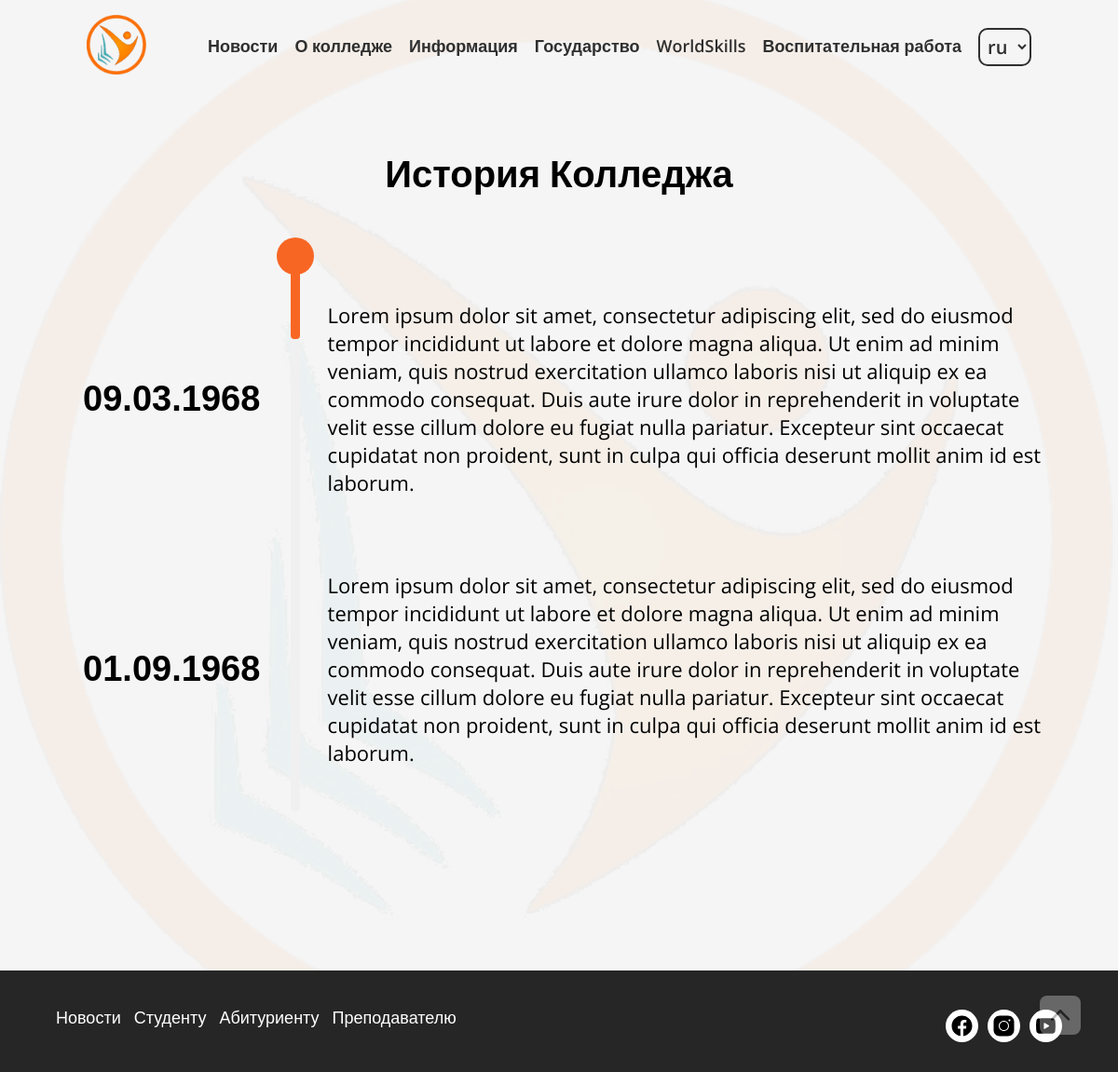
The app's page /ru/college-history/ with its own data.
### about_college/models.py (models this page shows, shortened)
class CollegeHistoryModel(models.Model):
    year = models.DateField(verbose_name='Дата события')
    info = models.TextField(verbose_name='Описание')
    public = models.BooleanField(verbose_name='Опубликовать', default=True)
    class Meta:
        verbose_name = 'История колледжа'
        verbose_name_plural = 'История колледжа'

### about_college/views.py (the view)
# urls.py: path('college-history/', views.about_college_history, name = 'college-history'),
def about_college_history(request):
    histories = CollegeHistoryModel.objects.all().order_by('year')
    return render(request, 'about_college/history.html', {
        'histories': histories
    })

### about_college/templates/about_college/history.html (shortened to what this page needs)
{% include 'main/base.html' %}
{% load static i18n %}
{% block content %}
<link rel="stylesheet" href="/static/about_college/css/college_history.css" />
<div class="page" id="page">
    <h1>{% trans 'История Колледжа' %}</h1>
    {% if histories.count > 0 %}
       {% autoescape off %}
        <div class="page__histories">
            <div class="page__histories__line">
                <span class="draw"></span>
            </div>
            <div class="histories">
                {% for history in histories %}
                    <div class="history">
                        <h3 class="history__data">{{ history.year|date:"d.m.Y" }}</h3>
                        <div class="history__content">{{ history.info }}</div>
                    </div>
                {% endfor %}
            </div>
        </div>
       {% endautoescape %}
    {% else %}
    <h2>History not found</h2>
    {% endif %}
</div>
{% endblock content %}

### main/static/main/css/main.css (style rules this page uses)
* { box-sizing: border-box; padding: 0; text-decoration: none; outline: none; border: none; margin: 0; font-family: 'Open Sans',sans-serif; }
body { background-color: #f5f5f5; color: black; font-size: 18px; font-family: 'Gill Sans', 'Gill Sans MT', Calibri, 'Trebuchet MS', sans-serif; overflow-x: hidden; position: relative; padding-bottom: 10vh; }
h1, h2, h3, h4, h5, h6 { font-family: 'Roboto', sans-serif; }
h1 { padding: 4vh 0; font-size: calc((1vw + 1vh) * 2); }
.page { min-height: 82vh; height: 100%; display: flex; justify-content: start; align-items: center; }

### about_college/static/about_college/css/college_history.css (style rules this page uses)
.page { display: flex; justify-content: start; align-items: center; flex-direction: column; width: 100%; padding-bottom: 25vh; }
.page h1 { padding: 8vh 4vw; }
.page__histories, .histories { display: flex; justify-content: center; align-items: center; flex-direction: column; position: relative; z-index: 1; }
.page__histories { padding: 1vh 5vw; }
.history { display: flex; justify-content: space-between; align-items: center; width: 100%; gap: 4%; padding: 5vh 0; transition: all .3s linear; border-radius: 10px; min-width: 80vw; }
.history h3 { width: 23%; font-family: 'Gill Sans', 'Gill Sans MT', Calibri, 'Trebuchet MS', sans-serif; text-align: center; transition: all .3s linear; font-size: calc((1vw + 1vh) * 1.9); font-weight: bold; }
.history div { width: 73%; font-size: calc((1vw + 1vh) * 1.1); transition: all .3s linear; }
.page__histories__line { width: 10px; height: 100%; left: 26%; top: 0; background-color: #f0f0f0; top: 0; z-index: 1; display: flex; justify-content: start; align-items: start; flex-direction: column; border-radius: 4px; position: absolute; }
.draw { display: block; content: ''; width: 10px; height: 15%; background-color: var(--orange); border-radius: 4px; transition: all .3s linear; z-index: 2; }

### main/static/main/css/variables.css (style rules this page uses)
:root { --Inter: 'Inter', sans-serif; --orange:#f86624; --primary: #202020; --black: #000000; --white: #fff; }

### records on screen
CollegeHistoryModel: year "09.03.1968", info "Lorem ipsum dolor sit amet, consectetur adipiscing elit, sed do eiusmod tempor incididunt ut labore et dolore magna aliqua. Ut enim ad minim veniam, quis nostrud exercitation ullamco laboris nisi ut aliquip ex ea commodo consequat. Duis aute irure dolor in reprehenderit in voluptate velit esse cillum dolore eu fugiat nulla pariatur. Excepteur sint occaecat cupidatat non proident, sunt in culpa qui officia deserunt mollit anim id est laborum."
CollegeHistoryModel: year "01.09.1968", info "Lorem ipsum dolor sit amet, consectetur adipiscing elit, sed do eiusmod tempor incididunt ut labore et dolore magna aliqua. Ut enim ad minim veniam, quis nostrud exercitation ullamco laboris nisi ut aliquip ex ea commodo consequat. Duis aute irure dolor in reprehenderit in voluptate velit esse cillum dolore eu fugiat nulla pariatur. Excepteur sint occaecat cupidatat non proident, sunt in culpa qui officia deserunt mollit anim id est laborum."

### other values on screen
form field language "ru"
